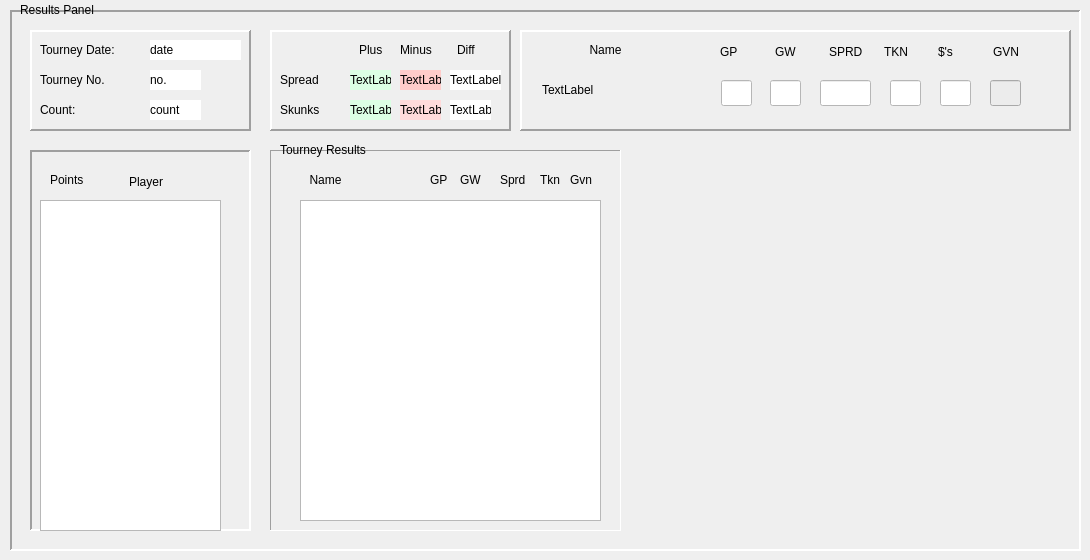
    <widget class="QWidget" name="resultsTab">
     <attribute name="title">
      <string>Results</string>
     </attribute>
     <widget class="QFrame" name="frame_8">
      <property name="geometry">
       <rect>
        <x>10</x>
        <y>10</y>
        <width>1071</width>
        <height>541</height>
       </rect>
      </property>
      <property name="frameShape">
       <enum>QFrame::Shape::Panel</enum>
      </property>
      <property name="frameShadow">
       <enum>QFrame::Shadow::Sunken</enum>
      </property>
      <property name="lineWidth">
       <number>2</number>
      </property>
      <widget class="QFrame" name="frame_9">
       <property name="geometry">
        <rect>
         <x>20</x>
         <y>20</y>
         <width>221</width>
         <height>101</height>
        </rect>
       </property>
       <property name="frameShape">
        <enum>QFrame::Shape::Panel</enum>
       </property>
       <property name="frameShadow">
        <enum>QFrame::Shadow::Raised</enum>
       </property>
       <property name="lineWidth">
        <number>2</number>
       </property>
       <widget class="QLabel" name="resultsTouneyDateLabel">
        <property name="geometry">
         <rect>
          <x>10</x>
          <y>10</y>
          <width>101</width>
          <height>20</height>
         </rect>
        </property>
        <property name="text">
         <string>Tourney Date:</string>
        </property>
       </widget>
       <widget class="QLabel" name="resultsTounryNumberLabel">
        <property name="geometry">
         <rect>
          <x>10</x>
          <y>40</y>
          <width>91</width>
          <height>20</height>
         </rect>
        </property>
        <property name="text">
         <string>Tourney No.</string>
        </property>
       </widget>
       <widget class="QLabel" name="resultsTourneyCountLabel">
        <property name="geometry">
         <rect>
          <x>10</x>
          <y>70</y>
          <width>63</width>
          <height>20</height>
         </rect>
        </property>
        <property name="text">
         <string>Count:</string>
        </property>
       </widget>
       <widget class="QLabel" name="resultsTourneyDate">
        <property name="geometry">
         <rect>
          <x>120</x>
          <y>10</y>
          <width>91</width>
          <height>20</height>
         </rect>
        </property>
        <property name="styleSheet">
         <string notr="true">background :rgb(255, 255, 255)
</string>
        </property>
        <property name="text">
         <string>date</string>
        </property>
       </widget>
       <widget class="QLabel" name="resultsTourneyNumber">
        <property name="geometry">
         <rect>
          <x>120</x>
          <y>40</y>
          <width>51</width>
          <height>20</height>
         </rect>
        </property>
        <property name="styleSheet">
         <string notr="true">background:rgb(255, 255, 255)</string>
        </property>
        <property name="text">
         <string>no.</string>
        </property>
       </widget>
       <widget class="QLabel" name="resultsTourneyCount">
        <property name="geometry">
         <rect>
          <x>120</x>
          <y>70</y>
          <width>51</width>
          <height>20</height>
         </rect>
        </property>
        <property name="styleSheet">
         <string notr="true">background:rgb(255, 255, 255)</string>
        </property>
        <property name="text">
         <string>count</string>
        </property>
       </widget>
      </widget>
      <widget class="QFrame" name="frame_10">
       <property name="geometry">
        <rect>
         <x>260</x>
         <y>20</y>
         <width>241</width>
         <height>101</height>
        </rect>
       </property>
       <property name="frameShape">
        <enum>QFrame::Shape::Panel</enum>
       </property>
       <property name="frameShadow">
        <enum>QFrame::Shadow::Raised</enum>
       </property>
       <property name="lineWidth">
        <number>2</number>
       </property>
       <widget class="QLabel" name="label_27">
        <property name="geometry">
         <rect>
          <x>89</x>
          <y>10</y>
          <width>31</width>
          <height>20</height>
         </rect>
        </property>
        <property name="text">
         <string>Plus</string>
        </property>
       </widget>
       <widget class="QLabel" name="label_28">
        <property name="geometry">
         <rect>
          <x>130</x>
          <y>10</y>
          <width>51</width>
          <height>20</height>
         </rect>
        </property>
        <property name="text">
         <string>Minus</string>
        </property>
       </widget>
       <widget class="QLabel" name="label_29">
        <property name="geometry">
         <rect>
          <x>187</x>
          <y>10</y>
          <width>31</width>
          <height>20</height>
         </rect>
        </property>
        <property name="text">
         <string>Diff</string>
        </property>
       </widget>
       <widget class="QLabel" name="label_30">
        <property name="geometry">
         <rect>
          <x>10</x>
          <y>40</y>
          <width>63</width>
          <height>20</height>
         </rect>
        </property>
        <property name="text">
         <string>Spread</string>
        </property>
       </widget>
       <widget class="QLabel" name="label_31">
        <property name="geometry">
         <rect>
          <x>10</x>
          <y>70</y>
          <width>63</width>
          <height>20</height>
         </rect>
        </property>
        <property name="text">
         <string>Skunks</string>
        </property>
       </widget>
       <widget class="QLabel" name="resultsSpreadPlus">
        <property name="geometry">
         <rect>
          <x>80</x>
          <y>40</y>
          <width>41</width>
          <height>20</height>
         </rect>
        </property>
        <property name="styleSheet">
         <string notr="true">background: rgb(220, 255, 228);

</string>
        </property>
        <property name="text">
         <string>TextLabel</string>
        </property>
       </widget>
       <widget class="QLabel" name="resultsSpreadMinus">
        <property name="geometry">
         <rect>
          <x>130</x>
          <y>40</y>
          <width>41</width>
          <height>20</height>
         </rect>
        </property>
        <property name="styleSheet">
         <string notr="true">background: rgb(255, 204, 202)</string>
        </property>
        <property name="text">
         <string>TextLabel</string>
        </property>
       </widget>
       <widget class="QLabel" name="resultsSpreadDiff">
        <property name="geometry">
         <rect>
          <x>180</x>
          <y>40</y>
          <width>51</width>
          <height>20</height>
         </rect>
        </property>
        <property name="styleSheet">
         <string notr="true">background: rgb(255, 255, 255)</string>
        </property>
        <property name="text">
         <string>TextLabel</string>
        </property>
       </widget>
       <widget class="QLabel" name="resultsSkunksPlus">
        <property name="geometry">
         <rect>
          <x>80</x>
          <y>70</y>
          <width>41</width>
          <height>20</height>
         </rect>
        </property>
        <property name="styleSheet">
         <string notr="true">background: rgb(220, 255, 228);

</string>
        </property>
        <property name="text">
         <string>TextLabel</string>
        </property>
       </widget>
       <widget class="QLabel" name="resultsSpreadMinus_2">
        <property name="geometry">
         <rect>
          <x>130</x>
          <y>70</y>
          <width>41</width>
          <height>20</height>
         </rect>
        </property>
        <property name="styleSheet">
         <string notr="true">background:rgb(255, 219, 219)</string>
        </property>
        <property name="text">
         <string>TextLabel</string>
        </property>
       </widget>
       <widget class="QLabel" name="resultsSkunksDiff">
        <property name="geometry">
         <rect>
          <x>180</x>
          <y>70</y>
          <width>41</width>
          <height>20</height>
         </rect>
        </property>
        <property name="styleSheet">
         <string notr="true">background: rgb(255, 255, 255)</string>
        </property>
        <property name="text">
         <string>TextLabel</string>
        </property>
       </widget>
      </widget>
      <widget class="QFrame" name="frame_11">
       <property name="geometry">
        <rect>
         <x>20</x>
         <y>140</y>
         <width>221</width>
         <height>381</height>
        </rect>
       </property>
       <property name="frameShape">
        <enum>QFrame::Shape::Panel</enum>
       </property>
       <property name="frameShadow">
        <enum>QFrame::Shadow::Sunken</enum>
       </property>
       <property name="lineWidth">
        <number>2</number>
       </property>
       <widget class="QListWidget" name="resultsPlayList">
        <property name="geometry">
         <rect>
          <x>10</x>
          <y>50</y>
          <width>181</width>
          <height>331</height>
         </rect>
        </property>
       </widget>
       <widget class="QLabel" name="resultsPointsLabel">
        <property name="geometry">
         <rect>
          <x>20</x>
          <y>20</y>
          <width>41</width>
          <height>20</height>
         </rect>
        </property>
        <property name="text">
         <string>Points</string>
        </property>
       </widget>
       <widget class="QLabel" name="resultsPlayerNameLabel_2">
        <property name="geometry">
         <rect>
          <x>99</x>
          <y>22</y>
          <width>51</width>
          <height>20</height>
         </rect>
        </property>
        <property name="text">
         <string>Player</string>
        </property>
       </widget>
      </widget>
      <widget class="QFrame" name="frame_12">
       <property name="geometry">
        <rect>
         <x>260</x>
         <y>140</y>
         <width>351</width>
         <height>381</height>
        </rect>
       </property>
       <property name="frameShape">
        <enum>QFrame::Shape::Panel</enum>
       </property>
       <property name="frameShadow">
        <enum>QFrame::Shadow::Sunken</enum>
       </property>
       <widget class="QLabel" name="resultsPlayerNameLabel">
        <property name="geometry">
         <rect>
          <x>20</x>
          <y>20</y>
          <width>71</width>
          <height>20</height>
         </rect>
        </property>
        <property name="text">
         <string>Name</string>
        </property>
        <property name="alignment">
         <set>Qt::AlignmentFlag::AlignCenter</set>
        </property>
       </widget>
       <widget class="QLabel" name="label_42">
        <property name="geometry">
         <rect>
          <x>160</x>
          <y>20</y>
          <width>31</width>
          <height>20</height>
         </rect>
        </property>
        <property name="text">
         <string>GP</string>
        </property>
       </widget>
       <widget class="QLabel" name="label_43">
        <property name="geometry">
         <rect>
          <x>190</x>
          <y>20</y>
          <width>31</width>
          <height>20</height>
         </rect>
        </property>
        <property name="text">
         <string>GW</string>
        </property>
       </widget>
       <widget class="QLabel" name="label_44">
        <property name="geometry">
         <rect>
          <x>230</x>
          <y>20</y>
          <width>31</width>
          <height>20</height>
         </rect>
        </property>
        <property name="text">
         <string>Sprd</string>
        </property>
       </widget>
       <widget class="QLabel" name="label_45">
        <property name="geometry">
         <rect>
          <x>270</x>
          <y>20</y>
          <width>31</width>
          <height>20</height>
         </rect>
        </property>
        <property name="text">
         <string>Tkn</string>
        </property>
       </widget>
       <widget class="QLabel" name="label_46">
        <property name="geometry">
         <rect>
          <x>300</x>
          <y>20</y>
          <width>31</width>
          <height>20</height>
         </rect>
        </property>
        <property name="text">
         <string>Gvn</string>
        </property>
       </widget>
       <widget class="QListWidget" name="tourneyResultsList">
        <property name="geometry">
         <rect>
          <x>30</x>
          <y>50</y>
          <width>301</width>
          <height>321</height>
         </rect>
        </property>
       </widget>
      </widget>
      <widget class="QFrame" name="frame_13">
       <property name="geometry">
        <rect>
         <x>510</x>
         <y>20</y>
         <width>551</width>
         <height>101</height>
        </rect>
       </property>
       <property name="frameShape">
        <enum>QFrame::Shape::Panel</enum>
       </property>
       <property name="frameShadow">
        <enum>QFrame::Shadow::Raised</enum>
       </property>
       <property name="lineWidth">
        <number>2</number>
       </property>
       <widget class="QLabel" name="resultPlayerNameLabel">
        <property name="geometry">
         <rect>
          <x>10</x>
          <y>10</y>
          <width>151</width>
          <height>20</height>
         </rect>
        </property>
        <property name="text">
         <string>Name</string>
        </property>
        <property name="alignment">
         <set>Qt::AlignmentFlag::AlignCenter</set>
        </property>
       </widget>
       <widget class="QLabel" name="resultsPlayerName">
        <property name="geometry">
         <rect>
          <x>22</x>
          <y>50</y>
          <width>171</width>
          <height>20</height>
         </rect>
        </property>
        <property name="text">
         <string>TextLabel</string>
        </property>
       </widget>
       <widget class="QLineEdit" name="resultPlayerGp">
        <property name="geometry">
         <rect>
          <x>201</x>
          <y>50</y>
          <width>31</width>
          <height>26</height>
         </rect>
        </property>
        <property name="styleSheet">
         <string notr="true">background: rgb(255, 255, 255)</string>
        </property>
       </widget>
       <widget class="QLineEdit" name="resutlPlayerGw">
        <property name="geometry">
         <rect>
          <x>250</x>
          <y>50</y>
          <width>31</width>
          <height>26</height>
         </rect>
        </property>
        <property name="styleSheet">
         <string notr="true">background:rgb(255, 255, 255)</string>
        </property>
       </widget>
       <widget class="QLineEdit" name="resultPlayerSprd">
        <property name="geometry">
         <rect>
          <x>300</x>
          <y>50</y>
          <width>51</width>
          <height>26</height>
         </rect>
        </property>
        <property name="styleSheet">
         <string notr="true">background: rgb(255, 255, 255)</string>
        </property>
       </widget>
       <widget class="QLineEdit" name="resultPlayerTkn">
        <property name="geometry">
         <rect>
          <x>370</x>
          <y>50</y>
          <width>31</width>
          <height>26</height>
         </rect>
        </property>
        <property name="styleSheet">
         <string notr="true">background: rgb(255, 255, 255)</string>
        </property>
       </widget>
       <widget class="QLineEdit" name="resultPlayerDollars">
        <property name="geometry">
         <rect>
          <x>420</x>
          <y>50</y>
          <width>31</width>
          <height>26</height>
         </rect>
        </property>
        <property name="styleSheet">
         <string notr="true">background: rgb(255, 255, 255)</string>
        </property>
       </widget>
       <widget class="QLineEdit" name="resultPlayerGiven">
        <property name="enabled">
         <bool>false</bool>
        </property>
        <property name="geometry">
         <rect>
          <x>470</x>
          <y>50</y>
          <width>31</width>
          <height>26</height>
         </rect>
        </property>
        <property name="styleSheet">
         <string notr="true">background: rgb(236, 236, 236)</string>
        </property>
       </widget>
       <widget class="QWidget" name="layoutWidget">
        <property name="geometry">
         <rect>
          <x>200</x>
          <y>10</y>
          <width>321</width>
          <height>23</height>
         </rect>
        </property>
        <layout class="QHBoxLayout" name="horizontalLayout_2">
         <item>
          <widget class="QLabel" name="resultGpLabel">
           <property name="text">
            <string>GP</string>
           </property>
          </widget>
         </item>
         <item>
          <widget class="QLabel" name="resultGwLabel">
           <property name="text">
            <string>GW</string>
           </property>
          </widget>
         </item>
         <item>
          <widget class="QLabel" name="resultSprdLabel">
           <property name="text">
            <string>SPRD</string>
           </property>
          </widget>
         </item>
         <item>
          <widget class="QLabel" name="resultTknLabel">
           <property name="text">
            <string>TKN</string>
           </property>
          </widget>
         </item>
         <item>
          <widget class="QLabel" name="resultDollarLabel">
           <property name="text">
            <string>$'s</string>
           </property>
          </widget>
         </item>
         <item>
          <widget class="QLabel" name="resultGvnLabel">
           <property name="text">
            <string>GVN</string>
           </property>
          </widget>
         </item>
        </layout>
       </widget>
      </widget>
      <widget class="QLabel" name="label_40">
       <property name="geometry">
        <rect>
         <x>270</x>
         <y>130</y>
         <width>111</width>
         <height>20</height>
        </rect>
       </property>
       <property name="text">
        <string>Tourney Results</string>
       </property>
      </widget>
     </widget>
     <widget class="QLabel" name="label_14">
      <property name="geometry">
       <rect>
        <x>20</x>
        <y>0</y>
        <width>101</width>
        <height>20</height>
       </rect>
      </property>
      <property name="text">
       <string>Results Panel</string>
      </property>
     </widget>
    </widget>
